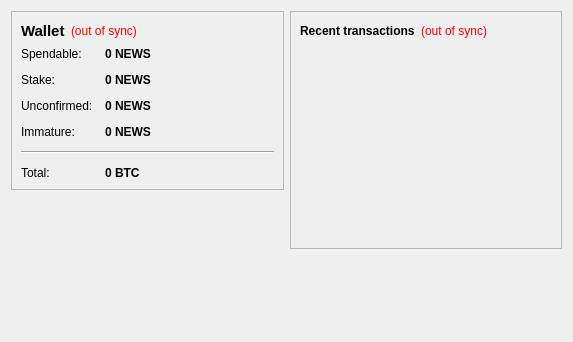
<?xml version="1.0" encoding="UTF-8"?>
<ui version="4.0">
 <class>OverviewPage</class>
 <widget class="QWidget" name="OverviewPage">
  <property name="geometry">
   <rect>
    <x>0</x>
    <y>0</y>
    <width>573</width>
    <height>342</height>
   </rect>
  </property>
  <property name="windowTitle">
   <string>Form</string>
  </property>
  <layout class="QHBoxLayout" name="horizontalLayout" stretch="1,1">
   <item>
    <layout class="QVBoxLayout" name="verticalLayout_2">
     <item>
      <widget class="QFrame" name="frame">
       <property name="frameShape">
        <enum>QFrame::StyledPanel</enum>
       </property>
       <property name="frameShadow">
        <enum>QFrame::Raised</enum>
       </property>
       <layout class="QVBoxLayout" name="verticalLayout_4">
        <item>
         <layout class="QHBoxLayout" name="horizontalLayout_4">
          <item>
           <widget class="QLabel" name="label_5">
            <property name="font">
             <font>
              <pointsize>11</pointsize>
              <weight>75</weight>
              <bold>true</bold>
             </font>
            </property>
            <property name="text">
             <string>Wallet</string>
            </property>
           </widget>
          </item>
          <item>
           <widget class="QLabel" name="labelWalletStatus">
            <property name="toolTip">
             <string>The displayed information may be out of date. Your wallet automatically synchronizes with the NewsCoin network after a connection is established, but this process has not completed yet.</string>
            </property>
            <property name="styleSheet">
             <string notr="true">QLabel { color: red; }</string>
            </property>
            <property name="text">
             <string notr="true">(out of sync)</string>
            </property>
            <property name="alignment">
             <set>Qt::AlignLeading|Qt::AlignLeft|Qt::AlignVCenter</set>
            </property>
           </widget>
          </item>
          <item>
           <spacer name="horizontalSpacer_2">
            <property name="orientation">
             <enum>Qt::Horizontal</enum>
            </property>
            <property name="sizeHint" stdset="0">
             <size>
              <width>40</width>
              <height>20</height>
             </size>
            </property>
           </spacer>
          </item>
         </layout>
        </item>
        <item>
         <layout class="QFormLayout" name="formLayout_2">
          <property name="fieldGrowthPolicy">
           <enum>QFormLayout::AllNonFixedFieldsGrow</enum>
          </property>
          <property name="horizontalSpacing">
           <number>12</number>
          </property>
          <property name="verticalSpacing">
           <number>12</number>
          </property>
          <item row="0" column="0">
           <widget class="QLabel" name="label">
            <property name="text">
             <string>Spendable:</string>
            </property>
           </widget>
          </item>
          <item row="0" column="1">
           <widget class="QLabel" name="labelBalance">
            <property name="font">
             <font>
              <weight>75</weight>
              <bold>true</bold>
             </font>
            </property>
            <property name="cursor">
             <cursorShape>IBeamCursor</cursorShape>
            </property>
            <property name="toolTip">
             <string>Your current spendable balance</string>
            </property>
            <property name="text">
             <string notr="true">0 NEWS</string>
            </property>
            <property name="textInteractionFlags">
             <set>Qt::LinksAccessibleByMouse|Qt::TextSelectableByKeyboard|Qt::TextSelectableByMouse</set>
            </property>
           </widget>
          </item>
          <item row="1" column="0">
           <widget class="QLabel" name="label_6">
            <property name="text">
             <string>Stake:</string>
            </property>
           </widget>
          </item>
          <item row="1" column="1">
           <widget class="QLabel" name="labelStake">
            <property name="font">
             <font>
              <weight>75</weight>
              <bold>true</bold>
             </font>
            </property>
            <property name="cursor">
             <cursorShape>IBeamCursor</cursorShape>
            </property>
            <property name="toolTip">
             <string>Total of coins that was staked, and do not yet count toward the current balance</string>
            </property>
            <property name="text">
             <string notr="true">0 NEWS</string>
            </property>
            <property name="textInteractionFlags">
             <set>Qt::LinksAccessibleByMouse|Qt::TextSelectableByKeyboard|Qt::TextSelectableByMouse</set>
            </property>
           </widget>
          </item>
          <item row="2" column="0">
           <widget class="QLabel" name="label_3">
            <property name="text">
             <string>Unconfirmed:</string>
            </property>
           </widget>
          </item>
          <item row="2" column="1">
           <widget class="QLabel" name="labelUnconfirmed">
            <property name="font">
             <font>
              <weight>75</weight>
              <bold>true</bold>
             </font>
            </property>
            <property name="cursor">
             <cursorShape>IBeamCursor</cursorShape>
            </property>
            <property name="toolTip">
             <string>Total of transactions that have yet to be confirmed, and do not yet count toward the current balance</string>
            </property>
            <property name="text">
             <string notr="true">0 NEWS</string>
            </property>
            <property name="textInteractionFlags">
             <set>Qt::LinksAccessibleByMouse|Qt::TextSelectableByKeyboard|Qt::TextSelectableByMouse</set>
            </property>
           </widget>
          </item>
          <item row="3" column="0">
           <widget class="QLabel" name="labelImmatureText">
            <property name="text">
             <string>Immature:</string>
            </property>
           </widget>
          </item>
          <item row="3" column="1">
           <widget class="QLabel" name="labelImmature">
            <property name="font">
             <font>
              <weight>75</weight>
              <bold>true</bold>
             </font>
            </property>
            <property name="toolTip">
             <string>Mined balance that has not yet matured</string>
            </property>
            <property name="text">
             <string notr="true">0 NEWS</string>
            </property>
            <property name="textInteractionFlags">
             <set>Qt::LinksAccessibleByMouse|Qt::TextSelectableByKeyboard|Qt::TextSelectableByMouse</set>
            </property>
           </widget>
          </item>
          <item row="4" column="0" colspan="2">
           <widget class="Line" name="line">
            <property name="orientation">
             <enum>Qt::Horizontal</enum>
            </property>
           </widget>
          </item>
          <item row="5" column="0">
           <widget class="QLabel" name="labelTotalText">
            <property name="text">
             <string>Total:</string>
            </property>
           </widget>
          </item>
          <item row="5" column="1">
           <widget class="QLabel" name="labelTotal">
            <property name="font">
             <font>
              <weight>75</weight>
              <bold>true</bold>
             </font>
            </property>
            <property name="cursor">
             <cursorShape>IBeamCursor</cursorShape>
            </property>
            <property name="toolTip">
             <string>Your current total balance</string>
            </property>
            <property name="text">
             <string notr="true">0 BTC</string>
            </property>
            <property name="textInteractionFlags">
             <set>Qt::LinksAccessibleByMouse|Qt::TextSelectableByKeyboard|Qt::TextSelectableByMouse</set>
            </property>
           </widget>
          </item>
         </layout>
        </item>
       </layout>
      </widget>
     </item>
     <item>
      <spacer name="verticalSpacer">
       <property name="orientation">
        <enum>Qt::Vertical</enum>
       </property>
       <property name="sizeHint" stdset="0">
        <size>
         <width>20</width>
         <height>40</height>
        </size>
       </property>
      </spacer>
     </item>
    </layout>
   </item>
   <item>
    <layout class="QVBoxLayout" name="verticalLayout_3">
     <item>
      <widget class="QFrame" name="frame_2">
       <property name="frameShape">
        <enum>QFrame::StyledPanel</enum>
       </property>
       <property name="frameShadow">
        <enum>QFrame::Raised</enum>
       </property>
       <layout class="QVBoxLayout" name="verticalLayout">
        <item>
         <layout class="QHBoxLayout" name="horizontalLayout_2">
          <item>
           <widget class="QLabel" name="label_4">
            <property name="text">
             <string>&lt;b&gt;Recent transactions&lt;/b&gt;</string>
            </property>
           </widget>
          </item>
          <item>
           <widget class="QLabel" name="labelTransactionsStatus">
            <property name="toolTip">
             <string>The displayed information may be out of date. Your wallet automatically synchronizes with the NewsCoin network after a connection is established, but this process has not completed yet.</string>
            </property>
            <property name="styleSheet">
             <string notr="true">QLabel { color: red; }</string>
            </property>
            <property name="text">
             <string notr="true">(out of sync)</string>
            </property>
            <property name="alignment">
             <set>Qt::AlignRight|Qt::AlignTrailing|Qt::AlignVCenter</set>
            </property>
           </widget>
          </item>
          <item>
           <spacer name="horizontalSpacer">
            <property name="orientation">
             <enum>Qt::Horizontal</enum>
            </property>
            <property name="sizeHint" stdset="0">
             <size>
              <width>40</width>
              <height>20</height>
             </size>
            </property>
           </spacer>
          </item>
         </layout>
        </item>
        <item>
         <widget class="QListView" name="listTransactions">
          <property name="styleSheet">
           <string notr="true">QListView { background: transparent; }</string>
          </property>
          <property name="frameShape">
           <enum>QFrame::NoFrame</enum>
          </property>
          <property name="verticalScrollBarPolicy">
           <enum>Qt::ScrollBarAlwaysOff</enum>
          </property>
          <property name="horizontalScrollBarPolicy">
           <enum>Qt::ScrollBarAlwaysOff</enum>
          </property>
          <property name="selectionMode">
           <enum>QAbstractItemView::NoSelection</enum>
          </property>
         </widget>
        </item>
       </layout>
      </widget>
     </item>
     <item>
      <spacer name="verticalSpacer_2">
       <property name="orientation">
        <enum>Qt::Vertical</enum>
       </property>
       <property name="sizeHint" stdset="0">
        <size>
         <width>20</width>
         <height>40</height>
        </size>
       </property>
      </spacer>
     </item>
    </layout>
   </item>
  </layout>
 </widget>
 <resources/>
 <connections/>
</ui>
